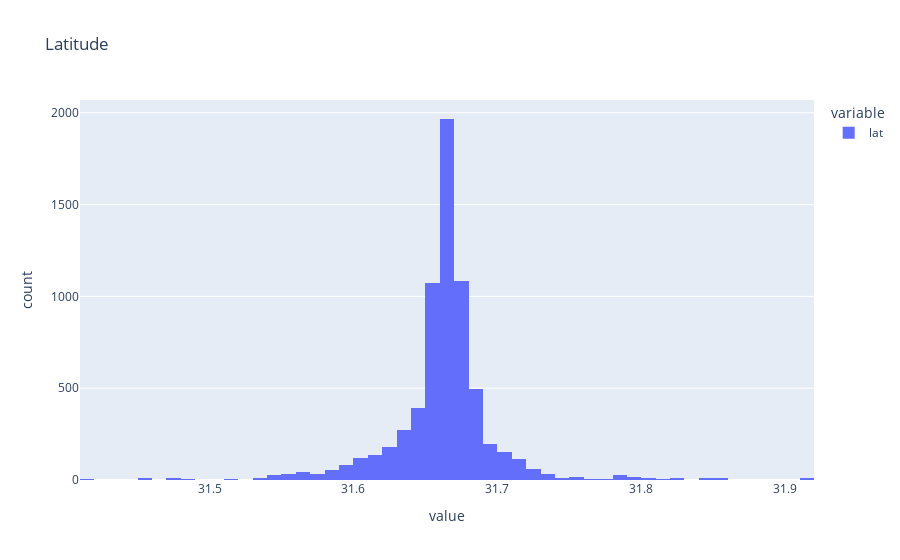

The notebook cell this image was saved under:
### Code cell
raw_data["lat"].astype(float).plot.hist(nbins=100, title="Latitude")

### Figure 1 — Plotly figure (JSON) as saved in the notebook; plotly's stock layout.template omitted (floating-point values rounded to 4 significant figures; data arrays with more than 128 entries replaced by an {"elided": "..."} marker saying what was removed)
{"data": [{"alignmentgroup": "True", "bingroup": "x", "hovertemplate": "variable=lat<br>value=%{x}<br>count=%{y}<extra></extra>", "legendgroup": "lat", "marker": {"color": "#636efa", "pattern": {"shape": ""}}, "name": "lat", "nbinsx": 100, "offsetgroup": "lat", "orientation": "v", "showlegend": true, "type": "histogram", "x": {"elided": "6728 float values"}, "xaxis": "x", "yaxis": "y"}], "layout": {"barmode": "relative", "legend": {"title": {"text": "variable"}, "tracegroupgap": 0}, "title": {"text": "Latitude"}, "xaxis": {"anchor": "y", "domain": [0, 1], "title": {"text": "value"}}, "yaxis": {"anchor": "x", "domain": [0, 1], "title": {"text": "count"}}}}
